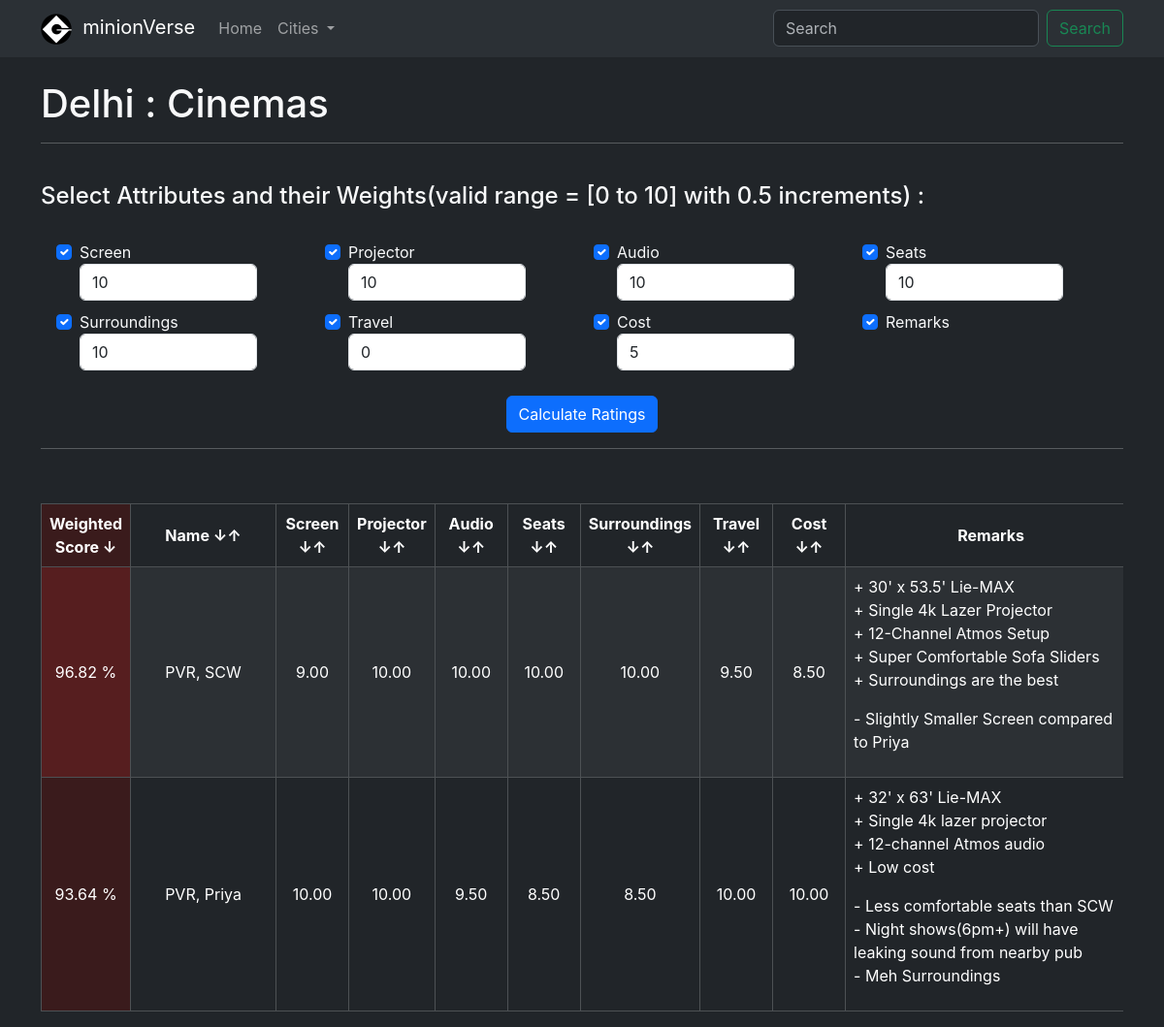
The page /delhi/cinemas/ on the database its author committed.
### delhi/models.py (models this page shows, shortened)
class Cinema(models.Model):
    name = models.CharField(max_length=50)
    screen = models.DecimalField(max_digits=5, decimal_places=2)
    projector = models.DecimalField(max_digits=5, decimal_places=2)
    audio = models.DecimalField(max_digits=5, decimal_places=2)
    seats = models.DecimalField(max_digits=5, decimal_places=2)
    surroundings = models.DecimalField(max_digits=5, decimal_places=2)
    travel = models.DecimalField(max_digits=5, decimal_places=2)
    cost = models.DecimalField(max_digits=5, decimal_places=2)
    remarks = models.TextField()

### delhi/views.py (the view)
# urls.py: path('cinemas/', views.cinemas, name='cinemas')
def cinemas(request):
    _selected_columns = [field.name for field in Cinema._meta.fields]
    _cinemas = Cinema.objects.all()
    if request.method == 'POST':
        _selected_columns = request.POST.getlist('column')
    return render(request, "delhi/cinemas.html", {
            'selected_columns': _selected_columns,
            'cinemas': _cinemas})

### delhi/templates/delhi/cinemas.html (shortened to what this page needs)
{% extends "base.html" %}
{% block content %}
<h1>Delhi : Cinemas</h1>
<hr><br>
<h4>Select Attributes and their Weights(valid range = [0 to 10] with 0.5 increments) :</h4><br>
<form method=POST action="{% url 'delhi:cinemas' %}">
    <div class="row px-3">
        <div class="col-md-3 col-6">
            <div class="form-check checkbox-label-input">
                <input class="form-check-input" type="checkbox" name="column" value="screen" id="screen" onchange="toggleCheckbox('screen')" checked>
                <label class="form-check-label" for="screen">Screen</label>
                <input class="form-control" type="number" id="screen-weight" name="screen-weight" value="10" min="0" max="10" step="0.5">
            </div>
        </div>
        <div class="col-md-3 col-6">
            <div class="form-check checkbox-label-input">
                <input class="form-check-input" type="checkbox" name="column" value="projector" id="projector" onchange="toggleCheckbox('projector')" checked>
                <label class="form-check-label" for="projector">Projector</label>
                <input class="form-control" type="number" id="projector-weight" name="projector-weight" value="10" min="0" max="10" step="0.5">
            </div>
        </div>
        <div class="col-md-3 col-6">
            <div class="form-check checkbox-label-input">
                <input class="form-check-input" type="checkbox" name="column" value="audio" id="audio" onchange="toggleCheckbox('audio')" checked>
                <label class="form-check-label" for="audio">Audio</label>
                <input class="form-control" type="number" id="audio-weight" name="audio-weight" value="10" min="0" max="10" step="0.5">
            </div>
        </div>
        <div class="col-md-3 col-6">
            <div class="form-check checkbox-label-input">
                <input class="form-check-input" type="checkbox" name="column" value="seats" id="seats" onchange="toggleCheckbox('seats')" checked>
                <label class="form-check-label" for="seats">Seats</label>
                <input class="form-control" type="number" id="seats-weight" name="seats-weight" value="10" min="0" max="10" step="0.5">
            </div>
        </div>
    </div>
    <div class="row px-3">
        <div class="col-md-3 col-6">
            <div class="form-check checkbox-label-input">
                <input class="form-check-input" type="checkbox" name="column" value="surroundings" id="surroundings" onchange="toggleCheckbox('surroundings')" checked>
                <label class="form-check-label" for="surroundings">Surroundings</label>
                <input class="form-control" type="number" id="surroundings-weight" name="surroundings-weight" value="10" min="0" max="10" step="0.5">
            </div>
        </div>
        <div class="col-md-3 col-6">
            <div class="form-check checkbox-label-input">
                <input class="form-check-input" type="checkbox" name="column" value="travel" id="travel" onchange="toggleCheckbox('travel')" checked>
                <label class="form-check-label" for="travel">Travel</label>
                <input class="form-control" type="number" id="travel-weight" name="travel-weight" value="0" min="0" max="10" step="0.5">
            </div>
        </div>
        <div class="col-md-3 col-6">
            <div class="form-check checkbox-label-input">
                <input class="form-check-input" type="checkbox" name="column" value="cost" id="cost" onchange="toggleCheckbox('cost')" checked>
                <label class="form-check-label" for="cost">Cost</label>
                <input class="form-control" type="number" id="cost-weight" name="cost-weight" value="5" min="0" max="10" step="0.5">
            </div>
        </div>
        <div class="col-md-3 col-6">
            <div class="form-check checkbox-label-input">
                <input class="form-check-input" type="checkbox" name="column" value="remarks" id="remarks" onchange="toggleCheckbox('remarks')" checked>
                <label class="form-check-label" for="remarks">Remarks</label>
            </div>
        </div>
    </div>
    <div class="d-flex justify-content-center">
        <button type="button" class="mt-3 btn btn-primary" onclick="calculateCinemaRatings()">Calculate Ratings</button>
    </div>
</form>
<hr><br>
<div class="table-wrapper">
<table id="cinemaTable" class="table table-dark table-striped mt-3">
    <thead>
        <tr>
            <th id="score-header" class="highlight-column" onclick="sortTable(0)">Weighted Score</th>
            <th id="name-header" onclick="sortTable(1)">Name</th>
            <th id="screen-header" onclick="sortTable(2)">Screen</th>
            <th id="projector-header" onclick="sortTable(3)">Projector</th>
            <th id="audio-header" onclick="sortTable(4)">Audio</th>
            <th id="seats-header" onclick="sortTable(5)">Seats</th>
            <th id="surroundings-header" onclick="sortTable(6)">Surroundings</th>
            <th id="travel-header" onclick="sortTable(7)">Travel</th>
            <th id="cost-header" onclick="sortTable(8)">Cost</th>
            <th id="remarks-header">Remarks</th>
        </tr>
    </thead>
    <tbody>
        {% for cinema in cinemas %}
            <tr>
                <td class="weighted-sum highlight-column" id="score-{{ cinema.pk }}"></td>
                <td id="name-{{ cinema.pk }}">{{ cinema.name }}</td>
                <td id="screen-{{ cinema.pk }}">{{ cinema.screen }}</td>
                <td id="projector-{{ cinema.pk }}">{{ cinema.projector }}</td>
                <td id="audio-{{ cinema.pk }}">{{ cinema.audio }}</td>
                <td id="seats-{{ cinema.pk }}">{{ cinema.seats }}</td>
                <td id="surroundings-{{ cinema.pk }}">{{ cinema.surroundings }}</td>
                <td id="travel-{{ cinema.pk }}">{{ cinema.travel }}</td>
                <td id="cost-{{ cinema.pk }}">{{ cinema.cost }}</td>
                <td id="remarks-{{ cinema.pk }}">{{ cinema.remarks|linebreaks }}</td>
            </tr>
        {% endfor %}
    </tbody>
</table>
</div>
{% endblock content %}

### templates/base.html (shortened to what this page needs)
{% load static %}
<!DOCTYPE html>
<html lang="en">
    <head>
      <link href="https://cdn.jsdelivr.net/npm/bootstrap@5.3.3/dist/css/bootstrap.min.css" rel="stylesheet">
      <link rel="stylesheet" type="text/css" href="{% static 'css/main.css' %}">
    </head>
<body class="bg-dark text-light">
    <nav class="navbar bg-dark border-body navbar-expand-lg bg-body-tertiary" data-bs-theme="dark">
        <div class="container">
          <a class="navbar-brand" href="{% url 'home' %}">
            <img src="{% static 'images/favicon-32x32.png' %}" alt="Brand Logo">
             &nbsp;minionVerse
          </a>
          <div class="collapse navbar-collapse" id="navbarSupportedContent">
            <ul class="navbar-nav me-auto mb-2 mb-lg-0">
              <li class="nav-item">
                <a class="nav-link" aria-current="page" href="{% url 'home' %}">Home</a>
              </li>
               <li class="nav-item dropdown">
                <a class="nav-link dropdown-toggle" href="#" role="button" data-bs-toggle="dropdown" aria-expanded="false">
                  Cities
                </a>
              </li>
            </ul>
            <form class="d-flex" role="search">
              <input class="form-control me-2" type="search" placeholder="Search" aria-label="Search">
              <button class="btn btn-outline-success" type="submit">Search</button>
            </form>
          </div>
        </div>
    </nav>
    <div class="container mt-4">
      {% block content %}
      {% endblock content %}
    </div>
</body>
</html>

### static/css/main.css (style rules this page uses)
body { font-family:'Inter'; }
input[id$="-weight"] { max-width: 80%; margin-bottom: 10px; }
.table-wrapper { overflow-x: scroll; max-width: 100%; }
@media only screen and (min-width: 601px) { .table-wrapper { overflow-x: hidden; } }
#cinemaTable .highlight-column { --bs-table-striped-bg: #9c28284a; --bs-table-bg: #4b15159f; color: white; }
#cinemaTable td.highlight-column::after { content: " %"; }
th, td { text-align: center; vertical-align: middle; padding: 10px; border: 1px solid; border-color: inherit; }
td[id^="remarks-"] { text-align: left; }
th:not([id^="remarks-"]) { cursor: pointer; }
th:not([id^="remarks-"])::after { content: " \2193\2191"; }
th.descending:not([id^="remarks-"])::after { content: " \2193"; }
th[id^="name-"], td[id^="name-"] { min-width: 150px; }
th[id^="score-"], td[id^="score-"], th[id^="screen-"], td[id^="screen-"], th[id^="projector-"], td[id^="projector-"], th[id^="audio-"], td[id^="audio-"], th[id^="seats-"], td[id^="seats-"], th[id^="surroundings-"], td[id^="surroundings-"], th[id^="travel-"], td[id^="travel-"], th[id^="cost-"], td[id^="cost-"] { min-width: 75px; }
th[id^="remarks-"], td[id^="remarks-"] { min-width: 300px; word-wrap: normal; }

### rows shown on the page
Cinema: name "PVR, SCW", screen "9.00", projector "10.00", audio "10.00", seats "10.00", surroundings "10.00", travel "9.50", cost "8.50", remarks "+ 30' x 53.5' Lie-MAX + Single 4k Lazer Projector + 12-Channel Atmos Setup + Super Comfortable Sofa Sliders + Surroundings are the best - Slightly Smaller Screen compared to Priya"
Cinema: name "PVR, Priya", screen "10.00", projector "10.00", audio "9.50", seats "8.50", surroundings "8.50", travel "10.00", cost "10.00", remarks "+ 32' x 63' Lie-MAX + Single 4k lazer projector + 12-channel Atmos audio + Low cost - Less comfortable seats than SCW - Night shows(6pm+) will have leaking sound from nearby pub - Meh Surroundings"
